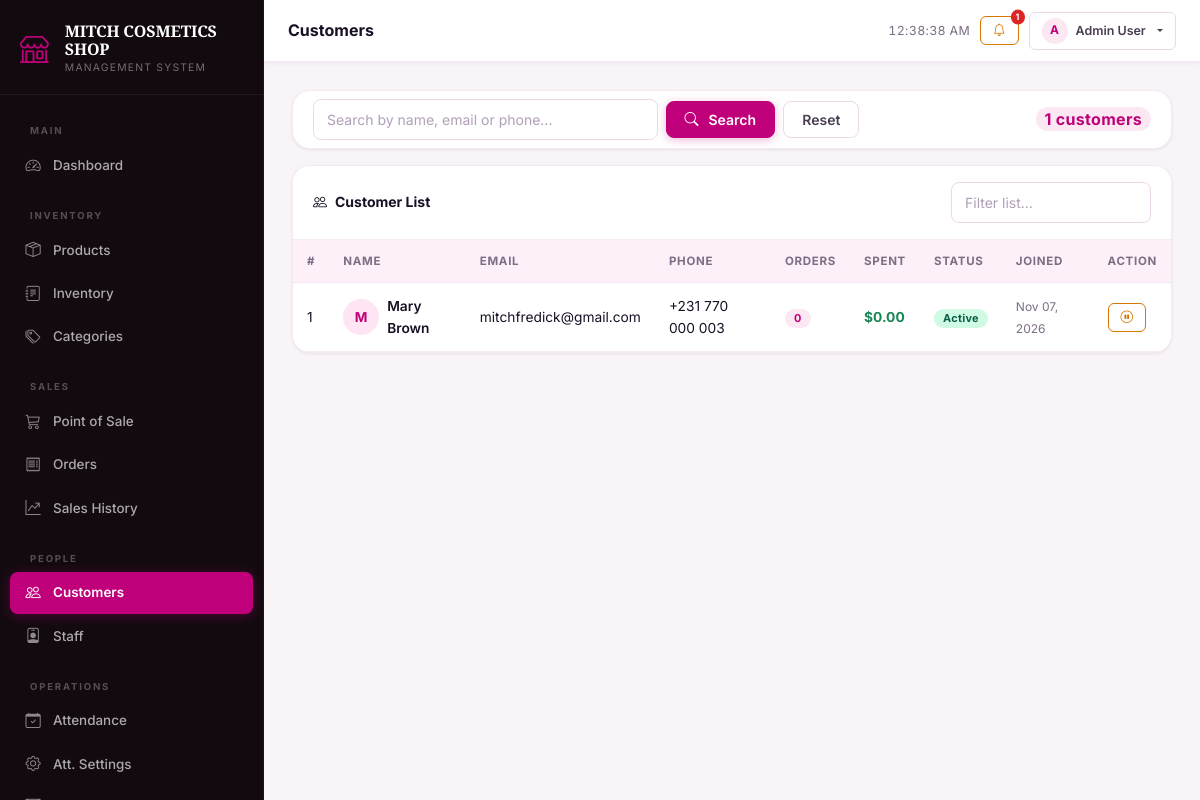
/customers.php (signed in), run on the app's committed database.
### tables this page shows
CREATE TABLE IF NOT EXISTS `users` (
  `id`         INT UNSIGNED    NOT NULL AUTO_INCREMENT,
  `name`       VARCHAR(120)    NOT NULL,
  `email`      VARCHAR(180)    NOT NULL,
  `phone`      VARCHAR(30)              DEFAULT NULL,
  `password`   VARCHAR(255)    NOT NULL,
  `role`       ENUM('admin','staff','customer') NOT NULL DEFAULT 'customer',
  `avatar`     VARCHAR(255)             DEFAULT NULL,
  `address`    TEXT                     DEFAULT NULL,
  `status`     ENUM('active','inactive') NOT NULL DEFAULT 'active',
  `created_at` DATETIME        NOT NULL DEFAULT CURRENT_TIMESTAMP,
  `updated_at` DATETIME        NOT NULL DEFAULT CURRENT_TIMESTAMP ON UPDATE CURRENT_TIMESTAMP,
  PRIMARY KEY (`id`),
  UNIQUE KEY `uq_users_email` (`email`)
);

### session.php (called while the page is built, shortened)
<?php
function sanitize(string $value): string {
    return htmlspecialchars(strip_tags(trim($value)), ENT_QUOTES, 'UTF-8');
}

### customers.php (the view, shortened to what this page needs)
<?php
require_once __DIR__ . '/../includes/functions.php';
$db = getDB();
$search = sanitize($_GET['q'] ?? '');
$where  = "u.role='customer'";
$params = [];
$stmt = $db->prepare("
    SELECT u.*,
           COUNT(DISTINCT o.id) AS order_count,
           COALESCE(SUM(o.total_amount),0) AS total_spent
    FROM users u
    LEFT JOIN orders o ON o.customer_id = u.id
    WHERE $where
    GROUP BY u.id ORDER BY u.created_at DESC
");
$stmt->execute($params);
$customers = $stmt->fetchAll();
include __DIR__ . '/../includes/header.php';
?>
<div class="card mb-3">
  <div class="card-body py-2">
    <form method="GET" class="row g-2 align-items-center">
      <div class="col-md-5">
        <input type="text" name="q" class="form-control" placeholder="Search by name, email or phone..."
               value="<?= htmlspecialchars($search) ?>">
      </div>
      <div class="col-auto">
        <button type="submit" class="btn btn-primary"><i class="bi bi-search me-1"></i>Search</button>
        <a href="<?= BASE_URL ?>/admin/customers.php" class="btn btn-outline-secondary ms-1">Reset</a>
      </div>
      <div class="col-auto ms-auto">
        <span class="badge bg-primary fs-6"><?= count($customers) ?> customers</span>
      </div>
    </form>
  </div>
</div>
<div class="card">
  <div class="card-header d-flex justify-content-between align-items-center">
    <span><i class="bi bi-people me-2"></i>Customer List</span>
    <input type="text" id="customersTableSearch" class="form-control form-control-sm"
           style="max-width:200px" placeholder="Filter list…">
  </div>
  <div class="card-body p-0">
    <div class="table-responsive">
      <table class="table table-hover mb-0" id="customersTable">
        <thead><tr><th>#</th><th>Name</th><th>Email</th><th>Phone</th><th>Orders</th><th>Spent</th><th>Status</th><th>Joined</th><th>Action</th></tr></thead>
        <tbody>
          <?php foreach ($customers as $i => $c): ?>
          <tr>
            <td><?= $i+1 ?></td>
            <td>
              <div class="d-flex align-items-center gap-2">
                <div class="rounded-circle d-flex align-items-center justify-content-center fw-bold"
                     style="width:36px;height:36px;background:var(--accent);color:var(--primary);font-size:.85rem;flex-shrink:0">
                  <?= strtoupper(substr($c['name'],0,1)) ?>
                </div>
                <div>
                  <div class="fw-semibold"><?= htmlspecialchars($c['name']) ?></div>
                </div>
              </div>
            </td>
            <td><?= htmlspecialchars($c['email']) ?></td>
            <td><?= htmlspecialchars($c['phone'] ?? '—') ?></td>
            <td><span class="badge bg-primary"><?= $c['order_count'] ?></span></td>
            <td class="fw-bold text-success"><?= money($c['total_spent']) ?></td>
            <td><?= statusBadge($c['status']) ?></td>
            <td><small class="text-muted"><?= date('M d, Y', strtotime($c['created_at'])) ?></small></td>
            <td>
              <form method="POST" class="d-inline">
                <button type="submit" class="btn btn-sm <?= $c['status']==='active' ? 'btn-outline-warning' : 'btn-outline-success' ?>">
                  <?= $c['status']==='active' ? '<i class="bi bi-pause-circle"></i>' : '<i class="bi bi-play-circle"></i>' ?>
                </button>
              </form>
            </td>
          </tr>
          <?php endforeach; ?>
        </tbody>
      </table>
    </div>
  </div>
</div>
<?php include __DIR__ . '/../includes/footer.php'; ?>

### functions.php (shortened to what this page needs)
<?php
require_once __DIR__ . '/db.php';
require_once __DIR__ . '/session.php';
function money(float $amount): string {
    return APP_CURRENCY . number_format($amount, 2);
}
function statusBadge(string $status): string {
    $map = [
        'pending'    => 'warning',
        'processing' => 'info',
        'completed'  => 'success',
        'cancelled'  => 'danger',
        'active'     => 'success',
        'inactive'   => 'secondary',
    ];
    $color = $map[$status] ?? 'secondary';
    return '<span class="badge bg-' . $color . '">' . ucfirst(htmlspecialchars($status)) . '</span>';
}

### style.css (style rules this page uses)
:root { --primary: #c0007a; --primary-dark: #96005e; --primary-light: #e8339a; --primary-xlight: #fce8f3; --dark: #0f0a10; --dark-2: #1a0a14; --dark-3: #2d1a26; --sidebar-bg: #130a10; --bg: #f9f4f7; --surface: #ffffff; --surface-2: #fdf0f8; --border: #edd8e9; --border-light: #f5eaf3; --text: #1a1025; --text-2: #4a3f52; --text-muted: #7c6e84; --text-inv: #ffffff; --success: #059669; --success-light: #d1fae5; --warning: #d97706; --warning-light: #fef3c7; --danger: #dc2626; --danger-light: #fee2e2; --info: #0284c7; --info-light: #e0f2fe; --accent: #ffe4f3; --accent-2: #ffd6ee; --secondary: #ff6fb5; --sidebar-w: 264px; --topbar-h: 62px; --radius-sm: 8px; --radius: 12px; --radius-lg: 18px; --radius-xl: 24px; --shadow-xs: 0 1px 3px rgba(0,0,0,.08); --shadow-sm: 0 2px 8px rgba(0,0,0,.08); --shadow: 0 4px 20px rgba(192,0,122,.10); --shadow-md: 0 8px 30px rgba(192,0,122,.14); --shadow-lg: 0 20px 60px rgba(0,0,0,.18); --t-fast: all .15s ease; --t: all .25s ease; --t-slow: all .4s ease; }
*, *::before, *::after { box-sizing: border-box; }
html { scroll-behavior: smooth; }
body { font-family: 'Inter', 'Segoe UI', system-ui, sans-serif; font-size: 15px; line-height: 1.6; background: var(--bg); color: var(--text); margin: 0; overflow-x: hidden; -webkit-font-smoothing: antialiased; }
a { text-decoration: none; color: var(--primary); transition: var(--t-fast); }
.card { border: 1px solid var(--border-light); border-radius: var(--radius-lg); box-shadow: var(--shadow-xs); background: var(--surface); overflow: hidden; }
.card-header { background: var(--surface); border-bottom: 1px solid var(--border-light); font-weight: 700; font-size: .875rem; padding: 16px 20px; color: var(--text); display: flex; align-items: center; }
.card-body { padding: 20px; }
.table { vertical-align: middle; font-size: .86rem; margin: 0; }
.table > :not(caption) > * > * { padding: 12px 14px; border-color: var(--border-light); }
.table th { font-size: .72rem; font-weight: 700; text-transform: uppercase; letter-spacing: .7px; color: var(--text-muted); white-space: nowrap; background: var(--surface-2); }
.table td { color: var(--text); }
.table-hover tbody tr { transition: var(--t-fast); }
.btn { font-size: .875rem; font-weight: 600; border-radius: var(--radius-sm); padding: 8px 18px; transition: var(--t); line-height: 1.4; display: inline-flex; align-items: center; justify-content: center; gap: 6px; }
.btn-primary { background: var(--primary); border-color: var(--primary); color: #fff; box-shadow: 0 2px 10px rgba(192,0,122,.28); }
.btn-outline-secondary { color: var(--text-2); border-color: var(--border); background: transparent; }
.btn-outline-warning { color: var(--warning); border-color: var(--warning); }
.btn-sm { font-size: .78rem; padding: 5px 12px; border-radius: 6px; }
.badge { font-size: .68rem; font-weight: 700; letter-spacing: .3px; padding: 4px 9px; border-radius: 99px; }
.badge.bg-success { background: var(--success-light) !important; color: #065f46; }
.badge.bg-primary { background: var(--primary-xlight) !important; color: var(--primary); }
.form-control, .form-select { font-size: .875rem; border: 1.5px solid var(--border); border-radius: var(--radius-sm); padding: 9px 13px; background: var(--surface); color: var(--text); transition: var(--t-fast); }
.form-control::placeholder { color: #b0a0b8; }
.text-muted { color: var(--text-muted) !important; }

### data on the page
users: name "M", name "Mary Brown", email "mitchfredick@gmail.com", phone "+231 770 000 003", order_count "0", total_spent "$0.00", status "Active", created_at "Nov 07, 2026"

### other printed values
APP_NAME "MITCH COSMETICS SHOP"
$pageTitle "Customers"
$lowCount "1"
substr($user['name'] ?? 'U', 0, 1) "A"
$user['name'] "Admin User"
count($customers) "1"
